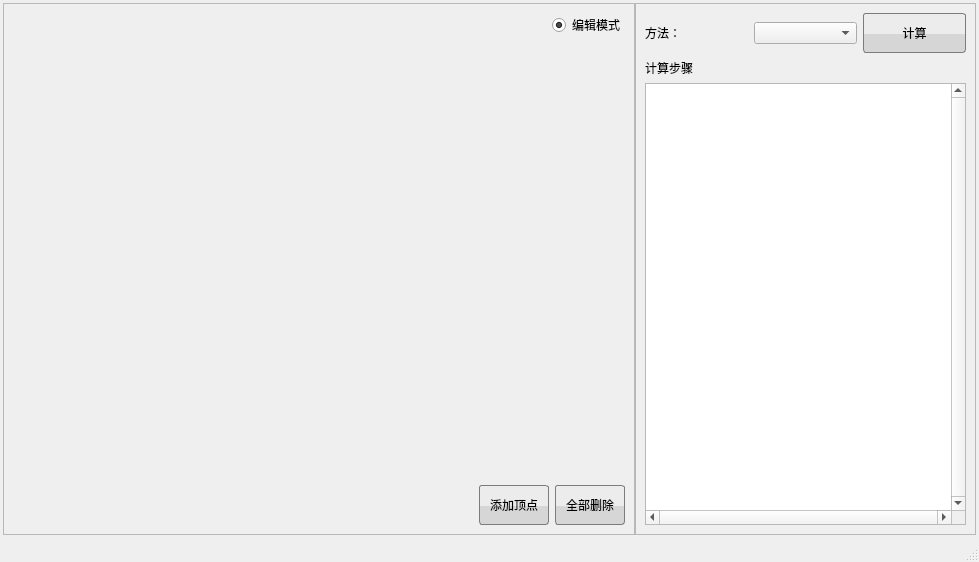
<?xml version="1.0" encoding="UTF-8"?>
<ui version="4.0">
 <class>ShortestPathWindow</class>
 <widget class="QMainWindow" name="ShortestPathWindow">
  <property name="geometry">
   <rect>
    <x>0</x>
    <y>0</y>
    <width>979</width>
    <height>562</height>
   </rect>
  </property>
  <property name="windowTitle">
   <string>最短路径</string>
  </property>
  <property name="styleSheet">
   <string notr="true">QPushButton{

background-color: qconicalgradient(cx:0.5, cy:0.522909, angle:179.9, stop:0.494318 rgba(214, 214, 214, 255), stop:0.5 rgba(236, 236, 236, 255));

border: 1px solid rgb(124, 124, 124);
padding:10px;
border-radius:3px;

}
QPushButton:hover{

  background-color: qconicalgradient(cx:0.5, cy:0.522909, angle:179.9, stop:0.494318 rgba(181, 225, 250, 255), stop:0.5 rgba(222, 242, 251, 255));


  border: 1px solid #3C80B1;  

}
QPushButton:pressed{

  background-color: qconicalgradient(cx:0.5, cy:0.522909, angle:179.9, stop:0.494318 rgba(134, 198, 233, 255), stop:0.5 rgba(206, 234, 248, 255));

 
  border: 1px solid #5F92B2;  

}</string>
  </property>
  <widget class="QWidget" name="centralwidget">
   <layout class="QGridLayout" name="gridLayout">
    <property name="leftMargin">
     <number>3</number>
    </property>
    <property name="topMargin">
     <number>3</number>
    </property>
    <property name="rightMargin">
     <number>3</number>
    </property>
    <property name="bottomMargin">
     <number>5</number>
    </property>
    <property name="spacing">
     <number>0</number>
    </property>
    <item row="0" column="1">
     <widget class="QFrame" name="frame_2">
      <property name="minimumSize">
       <size>
        <width>341</width>
        <height>0</height>
       </size>
      </property>
      <property name="maximumSize">
       <size>
        <width>341</width>
        <height>16777215</height>
       </size>
      </property>
      <property name="frameShape">
       <enum>QFrame::StyledPanel</enum>
      </property>
      <property name="frameShadow">
       <enum>QFrame::Raised</enum>
      </property>
      <layout class="QGridLayout" name="gridLayout_2">
       <item row="1" column="0">
        <widget class="QLabel" name="label_2">
         <property name="text">
          <string>计算步骤</string>
         </property>
        </widget>
       </item>
       <item row="0" column="0">
        <layout class="QHBoxLayout" name="horizontalLayout_3">
         <item>
          <widget class="QLabel" name="label">
           <property name="text">
            <string>方法：</string>
           </property>
          </widget>
         </item>
         <item>
          <widget class="QComboBox" name="cbMethod"/>
         </item>
         <item>
          <widget class="QPushButton" name="btnCalculate">
           <property name="minimumSize">
            <size>
             <width>0</width>
             <height>40</height>
            </size>
           </property>
           <property name="maximumSize">
            <size>
             <width>11111111</width>
             <height>16777215</height>
            </size>
           </property>
           <property name="text">
            <string>计算</string>
           </property>
          </widget>
         </item>
        </layout>
       </item>
       <item row="2" column="0">
        <widget class="QTextBrowser" name="tbDetail">
         <property name="verticalScrollBarPolicy">
          <enum>Qt::ScrollBarAlwaysOn</enum>
         </property>
         <property name="horizontalScrollBarPolicy">
          <enum>Qt::ScrollBarAlwaysOn</enum>
         </property>
         <property name="html">
          <string>&lt;!DOCTYPE HTML PUBLIC &quot;-//W3C//DTD HTML 4.0//EN&quot; &quot;http://www.w3.org/TR/REC-html40/strict.dtd&quot;&gt;
&lt;html&gt;&lt;head&gt;&lt;meta name=&quot;qrichtext&quot; content=&quot;1&quot; /&gt;&lt;style type=&quot;text/css&quot;&gt;
p, li { white-space: pre-wrap; }
&lt;/style&gt;&lt;/head&gt;&lt;body style=&quot; font-family:'SimSun'; font-size:9pt; font-weight:400; font-style:normal;&quot;&gt;
&lt;p style=&quot;-qt-paragraph-type:empty; margin-top:0px; margin-bottom:0px; margin-left:0px; margin-right:0px; -qt-block-indent:0; text-indent:0px;&quot;&gt;&lt;br /&gt;&lt;/p&gt;&lt;/body&gt;&lt;/html&gt;</string>
         </property>
        </widget>
       </item>
      </layout>
     </widget>
    </item>
    <item row="0" column="0">
     <widget class="DisplayFrame" name="displayFrame">
      <property name="frameShape">
       <enum>QFrame::StyledPanel</enum>
      </property>
      <property name="frameShadow">
       <enum>QFrame::Raised</enum>
      </property>
      <layout class="QGridLayout" name="gridLayout_3">
       <item row="1" column="1">
        <spacer name="verticalSpacer">
         <property name="orientation">
          <enum>Qt::Vertical</enum>
         </property>
         <property name="sizeHint" stdset="0">
          <size>
           <width>20</width>
           <height>426</height>
          </size>
         </property>
        </spacer>
       </item>
       <item row="2" column="0">
        <spacer name="horizontalSpacer">
         <property name="orientation">
          <enum>Qt::Horizontal</enum>
         </property>
         <property name="sizeHint" stdset="0">
          <size>
           <width>526</width>
           <height>20</height>
          </size>
         </property>
        </spacer>
       </item>
       <item row="2" column="1">
        <layout class="QHBoxLayout" name="horizontalLayout">
         <item>
          <widget class="QPushButton" name="btnAddVertex">
           <property name="text">
            <string>添加顶点</string>
           </property>
          </widget>
         </item>
         <item>
          <widget class="QPushButton" name="btnRemoveAllVertex">
           <property name="text">
            <string>全部删除</string>
           </property>
          </widget>
         </item>
        </layout>
       </item>
       <item row="0" column="1">
        <layout class="QHBoxLayout" name="horizontalLayout_2">
         <item>
          <spacer name="horizontalSpacer_2">
           <property name="orientation">
            <enum>Qt::Horizontal</enum>
           </property>
           <property name="sizeHint" stdset="0">
            <size>
             <width>40</width>
             <height>20</height>
            </size>
           </property>
          </spacer>
         </item>
         <item>
          <widget class="QRadioButton" name="rbEditMode">
           <property name="text">
            <string>编辑模式</string>
           </property>
           <property name="checked">
            <bool>true</bool>
           </property>
          </widget>
         </item>
        </layout>
       </item>
      </layout>
     </widget>
    </item>
   </layout>
  </widget>
  <widget class="QMenuBar" name="menubar">
   <property name="geometry">
    <rect>
     <x>0</x>
     <y>0</y>
     <width>979</width>
     <height>23</height>
    </rect>
   </property>
  </widget>
  <widget class="QStatusBar" name="statusBar"/>
 </widget>
 <customwidgets>
  <customwidget>
   <class>DisplayFrame</class>
   <extends>QFrame</extends>
   <header location="global">displayframe.h</header>
   <container>1</container>
  </customwidget>
 </customwidgets>
 <resources/>
 <connections/>
</ui>
